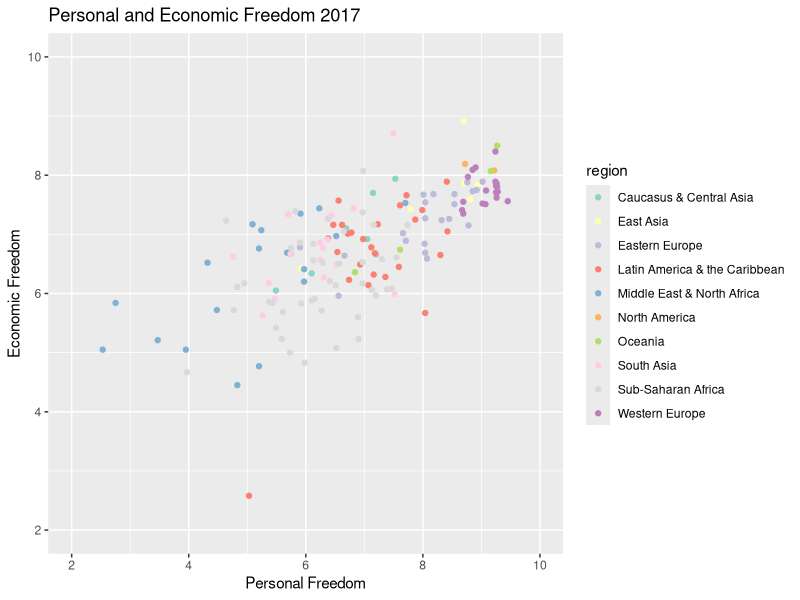

Here is the R script that generated this plot:
library(tidyverse)
library(RColorBrewer)

hfi_2019_data <- read.csv("../hfi_cc_2019.csv")

#pf = personal freedom
pf_data <- hfi_2019_data %>%
  select(year, countries, region, pf_score)

pf_data_by_region <- pf_data %>%
  arrange(-year, region)
  
ef_data <- hfi_2019_data %>%
  select(year, countries, region, ef_score)

ef_data_by_region <- ef_data %>%
  arrange(-year, region)

total_data <- pf_data_by_region %>%
  mutate(ef_score = ef_data_by_region$ef_score)

total_data_2017 <- total_data %>%
  filter(year == max(year))

total_data_2017$ef_score <- as.numeric(as.character(total_data_2017$ef_score))
total_data_2017$pf_score <- as.numeric(as.character(total_data_2017$pf_score))


ggplot(data = total_data_2017) +
  geom_point(
    mapping = aes(x = pf_score, y = ef_score, color = region)
    ) +
    scale_color_brewer(palette = "Set3") +
  scale_x_continuous(limits = c(2, 10), breaks = c(2, 4, 6, 8, 10)) +
  scale_y_continuous(limits = c(2, 10), breaks = c(2, 4, 6, 8, 10)) +
  labs(
    title = paste("Personal and Economic Freedom 2017"),
    x = "Personal Freedom",
    y = "Economic Freedom")

#ggplot(data = total_data) +
#  geom_point(
#    mapping = aes(x = pf_score, y = ef_score, color = region)
#  ) +
#  scale_color_brewer(palette = "Set3") + facet_wrap(~year) +
#  labs(
#    title = paste("Personal and Economic Freedom"),
#    x = "Personal Freedom",
#    y = "Economic Freedom")
